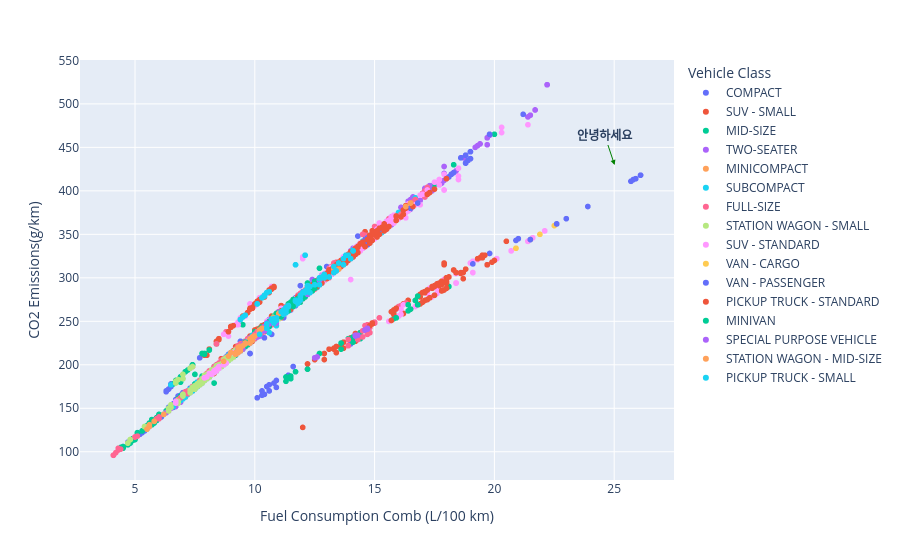

The notebook cell this image was saved under:
### Markdown cell above
### plotly에서 화살표 만들기

### Code cell
fig = px.scatter(df_co2,
    x='Fuel Consumption Comb (L/100 km)',
    y='CO2 Emissions(g/km)',
    color='Vehicle Class',
    )
fig.update_layout(legend_x=1.02, legend_y=1)

fig.add_annotation(
    # x=20, y=130,
    x=0.9, y=0.75,
    yref='y domain', xref='x domain',
    text='<b> 안녕하세요 </b>',
    showarrow=True, arrowhead=2, arrowcolor='green'
)
fig.show()

### Figure 1 — Plotly figure (JSON) as saved in the notebook; plotly's stock layout.template omitted (floating-point values rounded to 4 significant figures; data arrays with more than 128 entries replaced by an {"elided": "..."} marker saying what was removed)
{"data": [{"hovertemplate": "Vehicle Class=COMPACT<br>Fuel Consumption Comb (L/100 km)=%{x}<br>CO2 Emissions(g/km)=%{y}<extra></extra>", "legendgroup": "COMPACT", "marker": {"color": "#636efa", "symbol": "circle"}, "mode": "markers", "name": "COMPACT", "showlegend": true, "type": "scattergl", "x": {"elided": "1022 float values"}, "xaxis": "x", "y": {"elided": "1022 int values"}, "yaxis": "y"}, {"hovertemplate": "Vehicle Class=SUV - SMALL<br>Fuel Consumption Comb (L/100 km)=%{x}<br>CO2 Emissions(g/km)=%{y}<extra></extra>", "legendgroup": "SUV - SMALL", "marker": {"color": "#EF553B", "symbol": "circle"}, "mode": "markers", "name": "SUV - SMALL", "showlegend": true, "type": "scattergl", "x": {"elided": "1217 float values"}, "xaxis": "x", "y": {"elided": "1217 int values"}, "yaxis": "y"}, {"hovertemplate": "Vehicle Class=MID-SIZE<br>Fuel Consumption Comb (L/100 km)=%{x}<br>CO2 Emissions(g/km)=%{y}<extra></extra>", "legendgroup": "MID-SIZE", "marker": {"color": "#00cc96", "symbol": "circle"}, "mode": "markers", "name": "MID-SIZE", "showlegend": true, "type": "scattergl", "x": {"elided": "1133 float values"}, "xaxis": "x", "y": {"elided": "1133 int values"}, "yaxis": "y"}, {"hovertemplate": "Vehicle Class=TWO-SEATER<br>Fuel Consumption Comb (L/100 km)=%{x}<br>CO2 Emissions(g/km)=%{y}<extra></extra>", "legendgroup": "TWO-SEATER", "marker": {"color": "#ab63fa", "symbol": "circle"}, "mode": "markers", "name": "TWO-SEATER", "showlegend": true, "type": "scattergl", "x": {"elided": "460 float values"}, "xaxis": "x", "y": {"elided": "460 int values"}, "yaxis": "y"}, {"hovertemplate": "Vehicle Class=MINICOMPACT<br>Fuel Consumption Comb (L/100 km)=%{x}<br>CO2 Emissions(g/km)=%{y}<extra></extra>", "legendgroup": "MINICOMPACT", "marker": {"color": "#FFA15A", "symbol": "circle"}, "mode": "markers", "name": "MINICOMPACT", "showlegend": true, "type": "scattergl", "x": {"elided": "326 float values"}, "xaxis": "x", "y": {"elided": "326 int values"}, "yaxis": "y"}, {"hovertemplate": "Vehicle Class=SUBCOMPACT<br>Fuel Consumption Comb (L/100 km)=%{x}<br>CO2 Emissions(g/km)=%{y}<extra></extra>", "legendgroup": "SUBCOMPACT", "marker": {"color": "#19d3f3", "symbol": "circle"}, "mode": "markers", "name": "SUBCOMPACT", "showlegend": true, "type": "scattergl", "x": {"elided": "606 float values"}, "xaxis": "x", "y": {"elided": "606 int values"}, "yaxis": "y"}, {"hovertemplate": "Vehicle Class=FULL-SIZE<br>Fuel Consumption Comb (L/100 km)=%{x}<br>CO2 Emissions(g/km)=%{y}<extra></extra>", "legendgroup": "FULL-SIZE", "marker": {"color": "#FF6692", "symbol": "circle"}, "mode": "markers", "name": "FULL-SIZE", "showlegend": true, "type": "scattergl", "x": {"elided": "639 float values"}, "xaxis": "x", "y": {"elided": "639 int values"}, "yaxis": "y"}, {"hovertemplate": "Vehicle Class=STATION WAGON - SMALL<br>Fuel Consumption Comb (L/100 km)=%{x}<br>CO2 Emissions(g/km)=%{y}<extra></extra>", "legendgroup": "STATION WAGON - SMALL", "marker": {"color": "#B6E880", "symbol": "circle"}, "mode": "markers", "name": "STATION WAGON - SMALL", "showlegend": true, "type": "scattergl", "x": {"elided": "252 float values"}, "xaxis": "x", "y": {"elided": "252 int values"}, "yaxis": "y"}, {"hovertemplate": "Vehicle Class=SUV - STANDARD<br>Fuel Consumption Comb (L/100 km)=%{x}<br>CO2 Emissions(g/km)=%{y}<extra></extra>", "legendgroup": "SUV - STANDARD", "marker": {"color": "#FF97FF", "symbol": "circle"}, "mode": "markers", "name": "SUV - STANDARD", "showlegend": true, "type": "scattergl", "x": {"elided": "735 float values"}, "xaxis": "x", "y": {"elided": "735 int values"}, "yaxis": "y"}, {"hovertemplate": "Vehicle Class=VAN - CARGO<br>Fuel Consumption Comb (L/100 km)=%{x}<br>CO2 Emissions(g/km)=%{y}<extra></extra>", "legendgroup": "VAN - CARGO", "marker": {"color": "#FECB52", "symbol": "circle"}, "mode": "markers", "name": "VAN - CARGO", "showlegend": true, "type": "scattergl", "x": [15.1, 15.9, 20.9, 16.5, 21.5, 16.5, 21.5, 16.5, 22.6, 16.2, 21.9, 17.2, 22.5, 15.1, 15.9, 20.9, 16.5, 21.5, 16.5, 21.5, 16.5, 22.6], "xaxis": "x", "y": [347, 366, 334, 380, 344, 380, 344, 380, 362, 373, 350, 396, 360, 347, 366, 334, 380, 344, 380, 344, 380, 362], "yaxis": "y"}, {"hovertemplate": "Vehicle Class=VAN - PASSENGER<br>Fuel Consumption Comb (L/100 km)=%{x}<br>CO2 Emissions(g/km)=%{y}<extra></extra>", "legendgroup": "VAN - PASSENGER", "marker": {"color": "#636efa", "symbol": "circle"}, "mode": "markers", "name": "VAN - PASSENGER", "showlegend": true, "type": "scattergl", "x": [16.5, 21.5, 16.5, 22.6, 18.0, 18.8, 25.7, 18.2, 18.9, 25.8, 16.8, 23.0, 21.2, 18.3, 23.9, 16.5, 21.5, 16.5, 22.6, 18.0, 18.8, 25.7, 18.2, 18.9, 25.8, 18.0, 18.8, 18.8, 25.9, 18.1, 19.0, 19.0, 26.1, 14.7, 14.8, 19.7, 18.0, 18.8, 18.8, 25.9, 18.1, 19.0, 19.0, 26.1, 18.8, 19.8, 14.6, 15.2, 21.0, 18.8, 19.8, 18.6, 19.0, 14.6, 15.1, 20.9, 18.6, 19.0, 14.7, 15.1, 14.7, 15.2, 14.5, 19.1, 15.0, 19.8], "xaxis": "x", "y": [380, 344, 380, 362, 414, 432, 411, 419, 435, 413, 386, 368, 488, 421, 382, 380, 344, 380, 362, 414, 432, 411, 419, 435, 413, 414, 432, 432, 414, 416, 437, 437, 418, 338, 340, 315, 414, 432, 432, 414, 416, 437, 437, 418, 441, 465, 342, 356, 345, 441, 465, 438, 445, 344, 354, 343, 438, 445, 345, 354, 346, 355, 340, 316, 352, 328], "yaxis": "y"}, {"hovertemplate": "Vehicle Class=PICKUP TRUCK - STANDARD<br>Fuel Consumption Comb (L/100 km)=%{x}<br>CO2 Emissions(g/km)=%{y}<extra></extra>", "legendgroup": "PICKUP TRUCK - STANDARD", "marker": {"color": "#EF553B", "symbol": "circle"}, "mode": "markers", "name": "PICKUP TRUCK - STANDARD", "showlegend": true, "type": "scattergl", "x": {"elided": "538 float values"}, "xaxis": "x", "y": {"elided": "538 int values"}, "yaxis": "y"}, {"hovertemplate": "Vehicle Class=MINIVAN<br>Fuel Consumption Comb (L/100 km)=%{x}<br>CO2 Emissions(g/km)=%{y}<extra></extra>", "legendgroup": "MINIVAN", "marker": {"color": "#00cc96", "symbol": "circle"}, "mode": "markers", "name": "MINIVAN", "showlegend": true, "type": "scattergl", "x": [12.0, 16.8, 11.8, 16.5, 10.6, 12.0, 9.7, 9.8, 11.1, 11.4, 15.9, 11.3, 12.4, 12.1, 12.0, 16.8, 11.8, 16.4, 10.6, 11.6, 11.4, 12.5, 9.6, 9.8, 10.5, 11.4, 15.9, 11.4, 12.5, 12.0, 16.8, 11.8, 16.4, 10.6, 11.6, 11.4, 12.5, 9.7, 9.8, 11.4, 12.5, 10.9, 10.6, 11.8, 16.7, 10.7, 11.6, 11.4, 12.5, 9.6, 9.8, 10.9, 11.7, 10.9, 10.6, 11.8, 16.7, 10.7, 10.6, 11.6, 11.4, 12.5, 10.9, 11.7, 10.9, 10.6, 11.8, 16.7, 10.7, 10.6, 11.5, 10.8, 11.7, 10.6, 10.6, 11.8, 10.6, 11.5, 11.0, 11.7], "xaxis": "x", "y": [276, 269, 271, 264, 244, 276, 223, 225, 255, 262, 254, 260, 285, 278, 276, 269, 271, 262, 244, 267, 262, 288, 221, 225, 242, 262, 254, 262, 288, 282, 279, 276, 269, 250, 275, 269, 296, 226, 229, 267, 290, 257, 249, 276, 274, 251, 275, 269, 296, 226, 230, 255, 274, 259, 249, 276, 274, 252, 247, 275, 269, 296, 256, 274, 259, 249, 276, 274, 252, 247, 272, 254, 274, 249, 249, 276, 248, 271, 259, 274], "yaxis": "y"}, {"hovertemplate": "Vehicle Class=SPECIAL PURPOSE VEHICLE<br>Fuel Consumption Comb (L/100 km)=%{x}<br>CO2 Emissions(g/km)=%{y}<extra></extra>", "legendgroup": "SPECIAL PURPOSE VEHICLE", "marker": {"color": "#ab63fa", "symbol": "circle"}, "mode": "markers", "name": "SPECIAL PURPOSE VEHICLE", "showlegend": true, "type": "scattergl", "x": [9.5, 9.9, 10.1, 10.4, 10.2, 12.2, 9.3, 9.4, 9.4, 9.9, 10.2, 10.4, 10.1, 12.2, 9.4, 9.8, 9.4, 9.5, 10.4, 10.4, 14.2, 10.7, 10.7, 14.6, 10.7, 10.7, 14.6, 11.4, 12.7, 10.2, 10.9, 9.4, 9.8, 9.4, 10.4, 14.2, 10.8, 14.7, 12.7, 10.2, 10.5, 9.4, 9.9, 9.3, 10.4, 14.3, 10.7, 14.7, 12.7, 10.7, 11.4, 9.3, 9.9, 9.3, 9.3, 12.6, 10.6, 9.2, 9.2, 12.5, 10.7, 12.7, 10.7, 10.5, 11.4, 9.3, 9.9, 9.3, 12.6, 9.3, 10.6, 9.2, 9.2, 12.5, 10.7, 9.3, 9.9], "xaxis": "x", "y": [218, 228, 232, 239, 235, 281, 214, 216, 216, 228, 235, 239, 232, 281, 216, 225, 220, 223, 243, 243, 233, 252, 252, 240, 252, 252, 240, 268, 298, 233, 248, 220, 231, 220, 244, 234, 253, 242, 298, 240, 248, 220, 232, 218, 244, 234, 251, 241, 298, 251, 268, 218, 232, 219, 219, 209, 247, 214, 214, 208, 251, 297, 251, 248, 268, 218, 232, 219, 209, 219, 247, 214, 214, 208, 251, 218, 232], "yaxis": "y"}, {"hovertemplate": "Vehicle Class=STATION WAGON - MID-SIZE<br>Fuel Consumption Comb (L/100 km)=%{x}<br>CO2 Emissions(g/km)=%{y}<extra></extra>", "legendgroup": "STATION WAGON - MID-SIZE", "marker": {"color": "#FFA15A", "symbol": "circle"}, "mode": "markers", "name": "STATION WAGON - MID-SIZE", "showlegend": true, "type": "scattergl", "x": [9.2, 9.3, 10.5, 13.5, 13.5, 5.5, 9.3, 9.3, 10.8, 13.3, 9.4, 9.8, 9.9, 5.6, 9.0, 9.3, 13.3, 10.8, 9.8, 9.9, 5.6, 8.9, 11.0, 9.8, 9.9, 5.8, 8.7, 9.4, 9.4, 13.3, 9.6, 9.5, 11.1, 9.8, 9.9, 5.8, 9.3, 9.2, 9.6, 10.2, 12.7, 9.6, 10.8, 10.2, 10.3, 16.3, 9.4, 10.0, 12.7, 10.2, 10.3, 16.5, 16.5], "xaxis": "x", "y": [212, 214, 242, 310, 310, 126, 214, 214, 248, 306, 216, 225, 228, 129, 214, 220, 310, 253, 230, 232, 131, 210, 259, 230, 232, 135, 204, 219, 221, 312, 225, 222, 261, 230, 232, 135, 216, 214, 224, 239, 299, 225, 254, 240, 242, 382, 219, 233, 299, 240, 242, 386, 386], "yaxis": "y"}, {"hovertemplate": "Vehicle Class=PICKUP TRUCK - SMALL<br>Fuel Consumption Comb (L/100 km)=%{x}<br>CO2 Emissions(g/km)=%{y}<extra></extra>", "legendgroup": "PICKUP TRUCK - SMALL", "marker": {"color": "#19d3f3", "symbol": "circle"}, "mode": "markers", "name": "PICKUP TRUCK - SMALL", "showlegend": true, "type": "scattergl", "x": {"elided": "159 float values"}, "xaxis": "x", "y": {"elided": "159 int values"}, "yaxis": "y"}], "layout": {"annotations": [{"arrowcolor": "green", "arrowhead": 2, "showarrow": true, "text": "<b> 안녕하세요 </b>", "x": 0.9, "xref": "x domain", "y": 0.75, "yref": "y domain"}], "legend": {"title": {"text": "Vehicle Class"}, "tracegroupgap": 0, "x": 1.02, "y": 1}, "margin": {"t": 60}, "xaxis": {"anchor": "y", "domain": [0, 1], "title": {"text": "Fuel Consumption Comb (L/100 km)"}}, "yaxis": {"anchor": "x", "domain": [0, 1], "title": {"text": "CO2 Emissions(g/km)"}}}}
